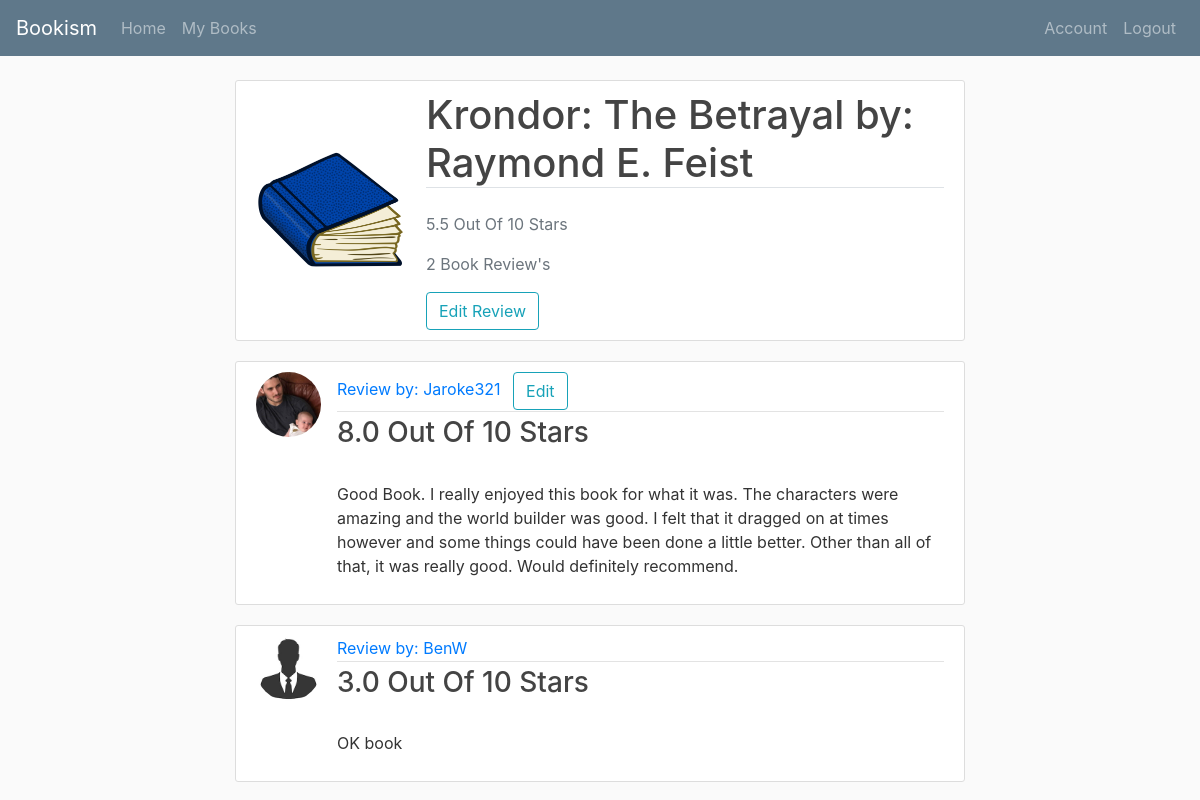
Page /book/1 (signed in) on the committed database.
### project1/models.py (models this page shows)
class Book(db.Model):
    id = db.Column(db.Integer, primary_key=True)
    isbn = db.Column(db.String(25), nullable=False)
    title = db.Column(db.String(50), nullable=False)
    author = db.Column(db.String(25), nullable=False)
    year = db.Column(db.Integer, nullable=False)
    count_ratings = db.Column(db.Integer)
    overall_rating = db.Column(db.Float)
    image_file = db.Column(db.String(20), nullable=False, default='default.jpg')
    reviews = db.relationship("Review", back_populates="books")

class Review(db.Model):
    book_id = db.Column(db.String(25), db.ForeignKey('book.id'), primary_key = True)
    user_id = db.Column(db.Integer, db.ForeignKey('user.id'), primary_key = True)
    username = db.Column(db.String(25), nullable=False)
    bookname = db.Column(db.String(50), nullable=False)
    timestamp = db.Column(db.DateTime, default=datetime.utcnow)
    review = db.Column(db.Text)
    rating = db.Column(db.Float)
    books = db.relationship("Book", back_populates="reviews")
    users = db.relationship("User", back_populates="reviews")

class User(db.Model, UserMixin):
    id = db.Column(db.Integer, primary_key=True)
    name = db.Column(db.String(25), nullable=False)
    password = db.Column(db.String(60), nullable=False)
    image_file = db.Column(db.String(20), nullable=False, default='default.jpg')
    reviews = db.relationship("Review", back_populates="users")

### project1/routes.py (the view)
@app.route("/book/<int:id>")
def book(id):
    book = Book.query.get(int(id)) # Get the book from the database
    img_file = url_for('static', filename=f'book_pics/{book.image_file}')
    reviewed = False  # used to see if the user has reviewed this book
    if Review.query.filter_by(book_id=id, user_id=current_user.id).first():
        reviewed = True
    return render_template('book.html', book=book, img=img_file,
        reviewed=reviewed)

### project1/models.py (called while the page is built)
@login_manager.user_loader
def load_user(user_id):
    return User.query.get(int(user_id))

### project1/templates/book.html (shortened to what this page needs)
{% extends "index.html" %}
{% block body %}
<div class="col-md-8 justify-content-center">
  <div class="container content-section">
    <div class="media align-items-center">
      <img src="{{ img }}" width="150">
      <div class="media-body review-body">
        <h2 class="border-bottom mb-4 account-heading">{{ book.title }} by: {{ book.author }}</h2>
        <p class="text-secondary">{{ book.overall_rating }} Out Of 10 Stars</p>
        <p class="text-secondary">{{ book.count_ratings }} Book Review's</p>
        {% if reviewed %}
          <a href="{{ url_for('review', id=book.id) }}" class="btn btn-outline-info">Edit Review</a>
        {% else %}
          <a class="btn btn-outline-info" href="{{ url_for('review', id=book.id) }}">Leave Review</a>
        {% endif %}
      </div>
    </div>
  </div>
{% for review in book.reviews %}
  <article class="media content-section">
    <img src="/static/profile_pics/{{ review.users.image_file }}" class="rounded-circle article-img" width="80">
    <div class="media-body">
      <div class="article-metadata">
        <a class="mr-2" href="{{ url_for('users', id=review.user_id) }}">Review by: {{ review.username }}</a>
        {% if current_user.id == review.user_id %}
          <a class="btn btn-outline-info" href="{{ url_for('review', id=review.book_id) }}">Edit</a>
        {% endif %}
      </div>
      <h3><a class="article-title">{{ review.rating }} Out Of 10 Stars</a></h3>
      <p class="article-content">
        {{ review.review }}
      </p>
    </div>
  </article>
{% endfor %}
</div>
{% endblock %}

### project1/static/main.css (style rules this page uses)
body { background-color: #fafafa; color: #333333; margin-top: 5rem; }
h1, h2, h3, h4, h5, h6 { color: #444444; }
.content-section { background: #ffffff; padding: 10px 20px; border: 1px solid #dddddd; border-radius: 3px; margin-bottom: 20px; }
.article-title { color: #444444; }
.article-content { white-space: pre-line; }
.article-img { height: 65px; width: 65px; margin-right: 16px; }
.article-metadata { padding-bottom: 1px; margin-bottom: 4px; border-bottom: 1px solid #e3e3e3 }
.account-heading { font-size: 2.5rem; }
.review-body { margin-left: 20px; }

### rows in the picture
Book: title "Krondor: The Betrayal", author "Raymond E. Feist", overall_rating "5.5", count_ratings "2"
Review: users.image_file (picture), username "Jaroke321", rating "8.0", review "Good Book. I really enjoyed this book for what it was. The characters were amazing and the world builder was good. I felt that it dragged on at times however and some things could have been done a little better. Other than all of that, it was really good. Would definitely recommend."
Review: users.image_file (placeholder picture), username "BenW", rating "3.0", review "OK book"
